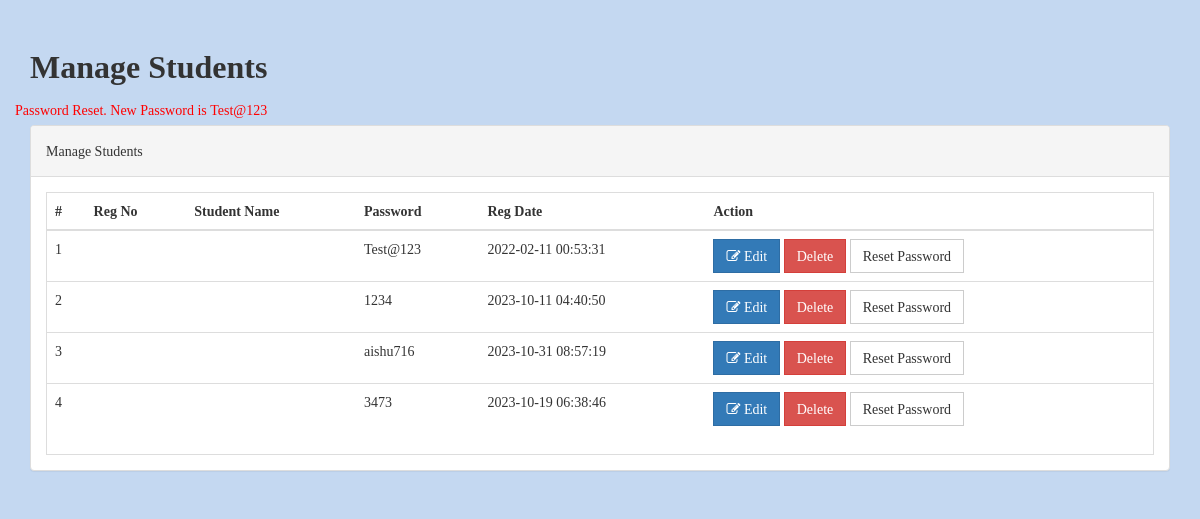
The page /manage-students.php?id=10806121&pass=update (signed in) on the database its author committed.
### tables this page shows
CREATE TABLE `students` (
  `StudentRegno` varchar(255) NOT NULL,
  `studentPhoto` varchar(255) DEFAULT NULL,
  `Mobile_Number` int(11) NOT NULL,
  `password` varchar(255) DEFAULT NULL,
  `Email_id` varchar(20) NOT NULL,
  `studentName` varchar(255) DEFAULT NULL,
  `pincode` varchar(255) DEFAULT NULL,
  `session` varchar(255) DEFAULT NULL,
  `department` varchar(255) DEFAULT NULL,
  `semester` varchar(255) DEFAULT NULL,
  `cgpa` decimal(10,2) DEFAULT NULL,
  `creationdate` timestamp NULL DEFAULT current_timestamp(),
  `updationDate` varchar(255) DEFAULT NULL,
  `points` int(11) NOT NULL,
  `quiz_score` int(11) NOT NULL
);

### manage-students.php (the view, shortened to what this page needs)
<?php
include('includes/config.php');
if(strlen($_SESSION['alogin'])==0)
    {
header('location:index.php');
}
else{
     if(isset($_GET['pass']))
      {
        $password="Test@123";
        $newpass=md5($password);
              mysqli_query($con,"update students set password='$newpass' where StudentRegno = '".$_GET['id']."'");
      }
?>
<!DOCTYPE html>
<html xmlns="http://www.w3.org/1999/xhtml">
<head>
    <link href="assets/css/bootstrap.css" rel="stylesheet" />
    <link href="assets/css/font-awesome.css" rel="stylesheet" />
    <link href="assets/css/style.css" rel="stylesheet" />
</head>
<body style="    background-color: #5791d959;">
    <div class="content-wrapper">
        <div class="container">
              <div class="row">
                    <div class="col-md-12">
                        <h4>Manage Students </h4    >
                    </div>
                </div>
                <div class="row" >
                <font color="red" align="center"><?php echo htmlentities($_SESSION['delmsg']);?><?php echo htmlentities($_SESSION['delmsg']="");?></font>
                <div class="col-md-12">
                    <div class="panel panel-default">
                        <div class="panel-heading">
                            Manage Students
                        </div>
                        <div class="panel-body">
                            <div class="table-responsive table-bordered">
                                <table class="table">
                                    <thead>
                                        <tr>
                                            <th>#</th>
                                            <th>Reg No </th>
                                            <th>Student Name </th>
                                            <th> Password</th>
                                             <th>Reg Date</th>
                                             <th>Action</th>
                                        </tr>
                                    </thead>
                                    <tbody>
<?php
$sql=mysqli_query($con,"select * from students");
$cnt=1;
while($row=mysqli_fetch_array($sql))
{
?>
                                        <tr>
                                            <td><?php echo $cnt;?></td>
                                            <td><?php echo htmlentities($row['Regno']);?></td>
                                            <td><?php echo htmlentities($row['UserName']);?></td>
                                            <td><?php echo htmlentities($row['password']);?></td>
                                            <td><?php echo htmlentities($row['creationdate']);?></td>
                                            <td>
                                            <a href="edit-student-profile.php?id=<?php echo $row['StudentRegno']?>">
<button class="btn btn-primary"><i class="fa fa-edit "></i> Edit</button> </a>
<a href="manage-students.php?id=<?php echo $row['StudentRegno']?>&del=delete" onClick="return confirm('Are you sure you want to delete?')">
                                            <button class="btn btn-danger">Delete</button>
</a>
<a href="manage-students.php?id=<?php echo $row['StudentRegno']?>&pass=update" onClick="return confirm('Are you sure you want to reset password?')">
<button type="submit" name="submit" id="submit" class="btn btn-default">Reset Password</button>
</a>
                                            </td>
                                        </tr>
<?php
$cnt++;
} ?>
                                    </tbody>
                                </table>
                            </div>
                        </div>
                    </div>
                </div>
            </div>
        </div>
    </div>
</body>
</html>
<?php } ?>

### css/style.css (style rules this page uses)
body { font-family: "FontAwesome", 'FontAwesome'; line-height: 30px; }
.content-wrapper { margin-top: 40px; min-height: 600px; padding-bottom: 60px; }
.btn { border-radius: 0px; -webkit-border-radius: 0px; -moz-border-radius: 0px; }

### manage-students.php (style rules this page uses)
h4, .h4 { font-size: 18px; font-weight: bolder; font-size: xx-large; }

### rows shown on the page
students: password "Test@123", creationdate "2022-02-11 00:53:31"
students: password "1234", creationdate "2023-10-11 04:40:50"
students: password "aishu716", creationdate "2023-10-31 08:57:19"
students: password "3473", creationdate "2023-10-19 06:38:46"

### other values the page prints
$_SESSION['delmsg'] "Password Reset. New Password is Test@123"
